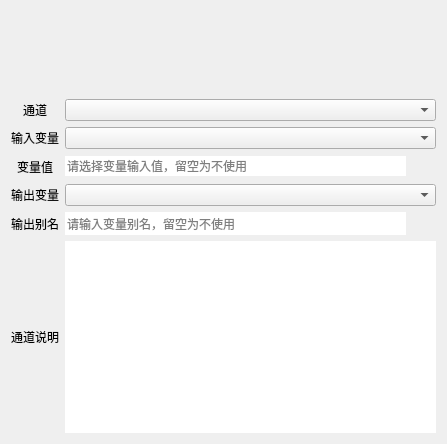
<?xml version="1.0" encoding="UTF-8"?>
<ui version="4.0">
 <class>combine_buttons_tunnel_dialog</class>
 <widget class="QDialog" name="combine_buttons_tunnel_dialog">
  <property name="geometry">
   <rect>
    <x>0</x>
    <y>0</y>
    <width>447</width>
    <height>444</height>
   </rect>
  </property>
  <property name="windowTitle">
   <string>通道部件详情</string>
  </property>
  <layout class="QGridLayout" name="gridLayout">
   <item row="0" column="0" colspan="3">
    <widget class="QWidget" name="widget_tunnel" native="true">
     <property name="sizePolicy">
      <sizepolicy hsizetype="Preferred" vsizetype="Expanding">
       <horstretch>0</horstretch>
       <verstretch>0</verstretch>
      </sizepolicy>
     </property>
    </widget>
   </item>
   <item row="1" column="0">
    <widget class="QLabel" name="label">
     <property name="text">
      <string>通道</string>
     </property>
     <property name="alignment">
      <set>Qt::AlignCenter</set>
     </property>
    </widget>
   </item>
   <item row="2" column="0">
    <widget class="QLabel" name="label_input">
     <property name="sizePolicy">
      <sizepolicy hsizetype="Minimum" vsizetype="Preferred">
       <horstretch>0</horstretch>
       <verstretch>0</verstretch>
      </sizepolicy>
     </property>
     <property name="text">
      <string>输入变量</string>
     </property>
     <property name="alignment">
      <set>Qt::AlignCenter</set>
     </property>
    </widget>
   </item>
   <item row="3" column="0">
    <widget class="QLabel" name="label_3">
     <property name="text">
      <string>变量值</string>
     </property>
     <property name="alignment">
      <set>Qt::AlignCenter</set>
     </property>
    </widget>
   </item>
   <item row="3" column="2">
    <widget class="QToolButton" name="toolButton_input_value">
     <property name="text">
      <string/>
     </property>
     <property name="autoRaise">
      <bool>true</bool>
     </property>
    </widget>
   </item>
   <item row="4" column="0">
    <widget class="QLabel" name="label_output">
     <property name="sizePolicy">
      <sizepolicy hsizetype="Minimum" vsizetype="Preferred">
       <horstretch>0</horstretch>
       <verstretch>0</verstretch>
      </sizepolicy>
     </property>
     <property name="text">
      <string>输出变量</string>
     </property>
     <property name="alignment">
      <set>Qt::AlignCenter</set>
     </property>
    </widget>
   </item>
   <item row="5" column="0">
    <widget class="QLabel" name="label_2">
     <property name="text">
      <string>输出别名</string>
     </property>
     <property name="alignment">
      <set>Qt::AlignCenter</set>
     </property>
    </widget>
   </item>
   <item row="5" column="1">
    <widget class="QLineEdit" name="lineEdit_result_name">
     <property name="sizePolicy">
      <sizepolicy hsizetype="Expanding" vsizetype="Preferred">
       <horstretch>0</horstretch>
       <verstretch>0</verstretch>
      </sizepolicy>
     </property>
     <property name="frame">
      <bool>false</bool>
     </property>
     <property name="readOnly">
      <bool>true</bool>
     </property>
     <property name="placeholderText">
      <string>请输入变量别名，留空为不使用</string>
     </property>
    </widget>
   </item>
   <item row="5" column="2">
    <widget class="QToolButton" name="toolButton_result_name">
     <property name="text">
      <string/>
     </property>
     <property name="autoRaise">
      <bool>true</bool>
     </property>
    </widget>
   </item>
   <item row="6" column="0">
    <widget class="QLabel" name="label_introduction">
     <property name="text">
      <string>通道说明</string>
     </property>
     <property name="alignment">
      <set>Qt::AlignCenter</set>
     </property>
    </widget>
   </item>
   <item row="6" column="1" colspan="2">
    <widget class="QPlainTextEdit" name="plainTextEdit_introduction">
     <property name="sizePolicy">
      <sizepolicy hsizetype="Expanding" vsizetype="Preferred">
       <horstretch>0</horstretch>
       <verstretch>0</verstretch>
      </sizepolicy>
     </property>
     <property name="frameShape">
      <enum>QFrame::NoFrame</enum>
     </property>
     <property name="readOnly">
      <bool>true</bool>
     </property>
    </widget>
   </item>
   <item row="2" column="1" colspan="2">
    <widget class="QComboBox" name="comboBox_input">
     <property name="sizePolicy">
      <sizepolicy hsizetype="Preferred" vsizetype="Fixed">
       <horstretch>0</horstretch>
       <verstretch>0</verstretch>
      </sizepolicy>
     </property>
    </widget>
   </item>
   <item row="4" column="1" colspan="2">
    <widget class="QComboBox" name="comboBox_output">
     <property name="sizePolicy">
      <sizepolicy hsizetype="Preferred" vsizetype="Fixed">
       <horstretch>0</horstretch>
       <verstretch>0</verstretch>
      </sizepolicy>
     </property>
    </widget>
   </item>
   <item row="1" column="1" colspan="2">
    <widget class="QComboBox" name="comboBox_tunnel">
     <property name="sizePolicy">
      <sizepolicy hsizetype="Preferred" vsizetype="Preferred">
       <horstretch>0</horstretch>
       <verstretch>0</verstretch>
      </sizepolicy>
     </property>
    </widget>
   </item>
   <item row="3" column="1">
    <widget class="QLineEdit" name="lineEdit_input_value">
     <property name="frame">
      <bool>false</bool>
     </property>
     <property name="readOnly">
      <bool>true</bool>
     </property>
     <property name="placeholderText">
      <string>请选择变量输入值，留空为不使用</string>
     </property>
    </widget>
   </item>
  </layout>
 </widget>
 <resources/>
 <connections/>
</ui>
